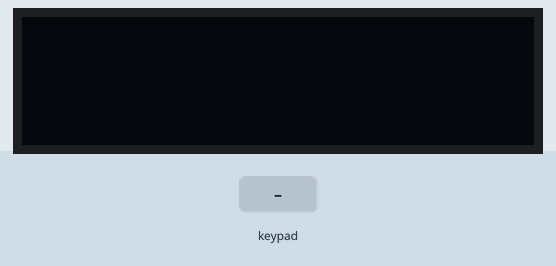
Recording of a sketch running on a simulated Arduino Uno, built with avr-gcc and run on an emulated ATmega328P. On the bench: 128×32 one-colour display. The test bench sets the inputs (shaded band). The display library's start-up logo is not drawn; what the sketch prints to the serial monitor is not drawn.

Above: at 2.2 s.
2.3 s: keypad keys D 1 1 1 1 D pressed 0.4 s apart
At 5.3 s:
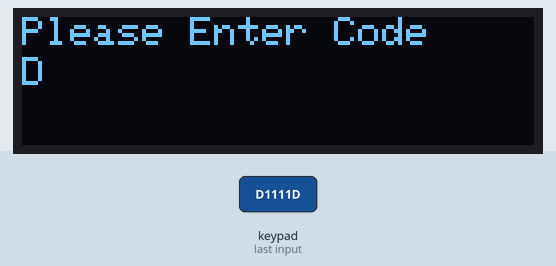
6.2 s: key 'A' pressed
At 6.5 s:
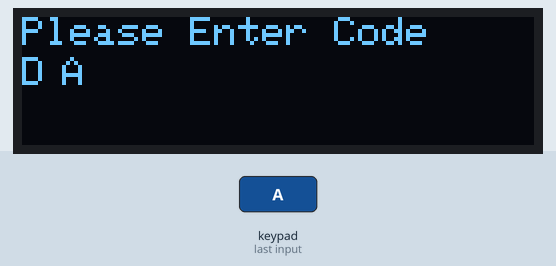
7.7 s: key 'B' pressed
At 8.9 s:
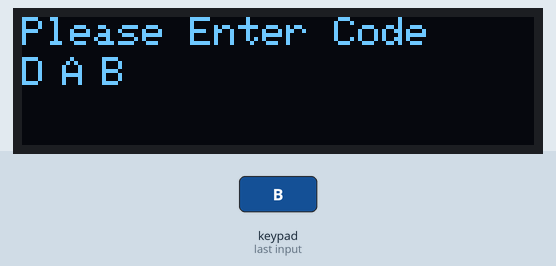
9.2 s: key 'C' pressed
At 9.7 s:
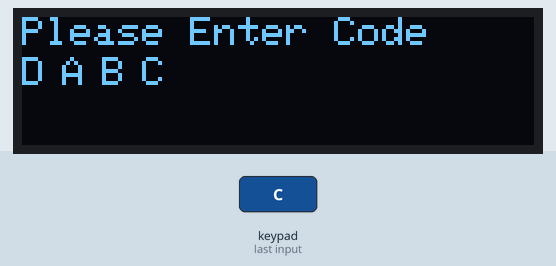
10.7 s: keypad keys D 1 1 1 1 pressed 0.4 s apart
At 13.0 s:
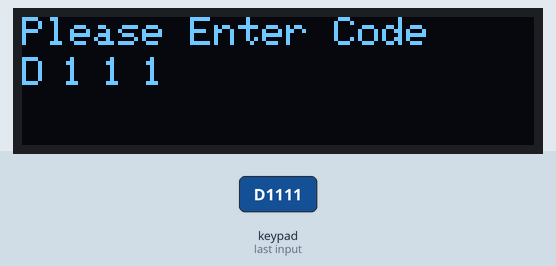
14.2 s: key 'D' pressed
At 15.6 s:
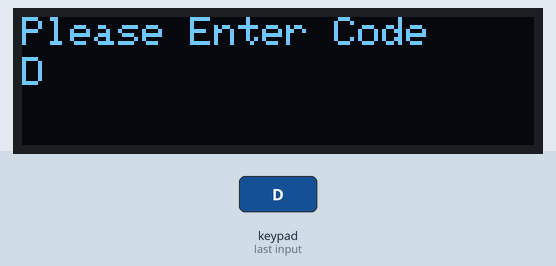
Timing chart, 0 to 16.7 s (numbered marks = the images above; inputs shaded):
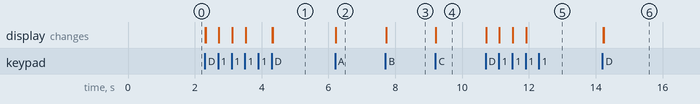

Measured:
- after the input at 2.3 s, the display: first changes at once (image 1 shows a later state)
- after the input at 6.2 s, the display: changes at once (image 2)
- after the input at 7.7 s, the display: changes at once (image 3)
- after the input at 9.2 s, the display: changes at once (image 4)
- after the input at 10.7 s, the display: first changes at once (image 5 shows a later state)
- after the input at 14.2 s, the display: first changes at once (image 6 shows a later state)

The sketch:

password_oled.ino
```cpp
#include <Keypad.h>
#include <SPI.h>
#include <Wire.h>
#include <Adafruit_GFX.h>
#include <Adafruit_SSD1306.h>

#define SCREEN_WIDTH 128
#define SCREEN_HEIGHT 32
#define OLED_RESET -1
#define SCREEN_ADDRESS 0x3C

Adafruit_SSD1306 display(SCREEN_WIDTH, SCREEN_HEIGHT, &Wire, OLED_RESET);

const byte ROWS = 4;
const byte COLS = 4;
int cursor = 0;
String password = "D";
String code = "D1111";
int pass_len = 0;

char hexaKeys[ROWS][COLS] = {
  {'1','2','3','A'},
  {'4','5','6','B'},
  {'7','8','9','C'},
  {'*','0','#','D'}
};
byte rowPins[ROWS] = {9, 8, 7, 6};
byte colPins[COLS] = {5, 4, 3, 2};

Keypad customKeypad = Keypad( makeKeymap(hexaKeys), rowPins, colPins, ROWS, COLS);

void setup(){
  Serial.begin(9600);
  if(!display.begin(SSD1306_SWITCHCAPVCC, SCREEN_ADDRESS))
  {
    Serial.println(F("SSD1306 allocation failed"));
    for(;;);
  }
  display.display();
  delay(1000);
  display.clearDisplay();
  display.setTextSize(1);      // Normal 1:1 pixel scale
  display.setTextColor(SSD1306_WHITE); // Draw white text
  display.setCursor(0, 0);
  display.print("Please Enter Code");
}

void loop(){
  char customKey = customKeypad.getKey();
  if (customKey){
    if (password == code){
      display.clearDisplay();
      display.setCursor(0, 0);
      display.print("Correct!");
      display.display();
    }else{
      if (customKey == 'D'){
        display.clearDisplay();
        display.setCursor(0, 0);
        display.print("Please Enter Code");
        pass_len = 0;
        cursor = 0;
        password = "";
        display.display();
      }
      display.setCursor(cursor, 10);
      if (pass_len < 4){
        //display.clearDisplay();
        display.print(customKey);
        password = password + customKey;
        display.display();
        Serial.println(password);
        cursor += 10;
        pass_len += 1;
    }else{
      Serial.println("Password To Long");
  }
  delay(100);
  }
  }
}
```
